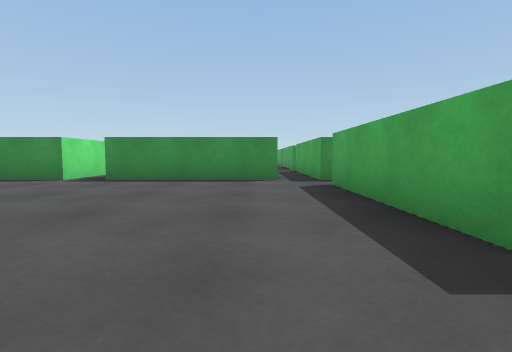
view 1 (above)

24 first-person views from a walk through a 3-D level made in the Unity game engine. The camera is 0.55 m above the floor, tilts 4° down and sees 85° across. The floor is counted in squares, 1 m on a side. Each view is taken from the middle of a square. On the plan, view 1 faces up. The plan holds only what a view shows up to about 9 squares ahead; the rest is blank. The place goes on beyond the plan. The player is left out.

view 2
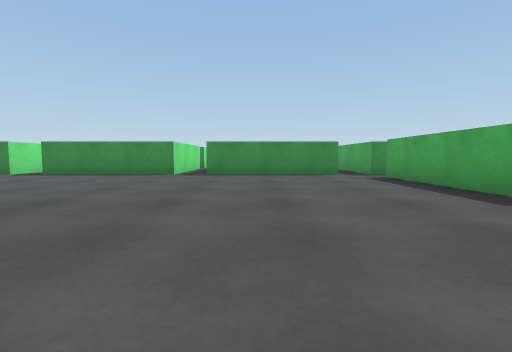

view 3
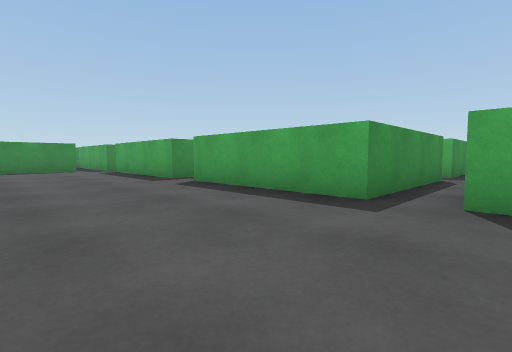

view 4
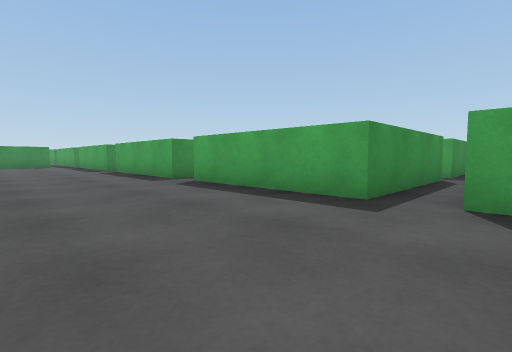

view 5
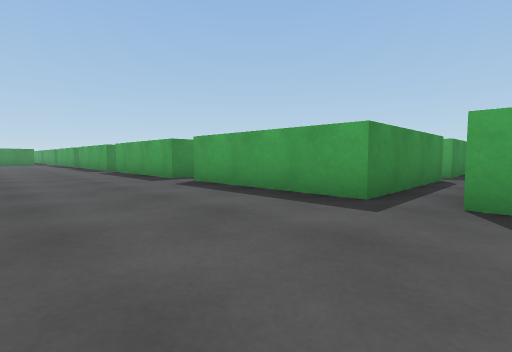

view 6
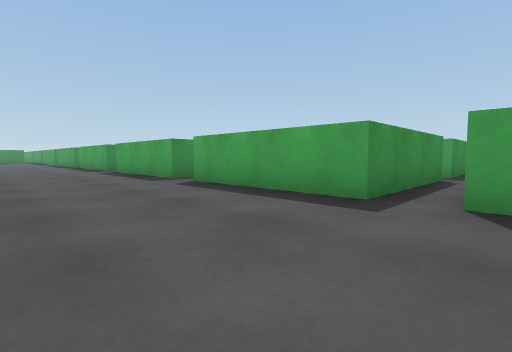

view 7
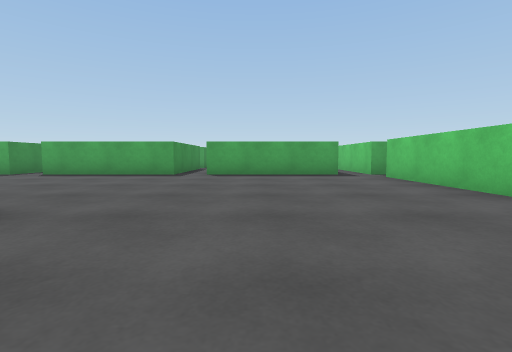

view 8
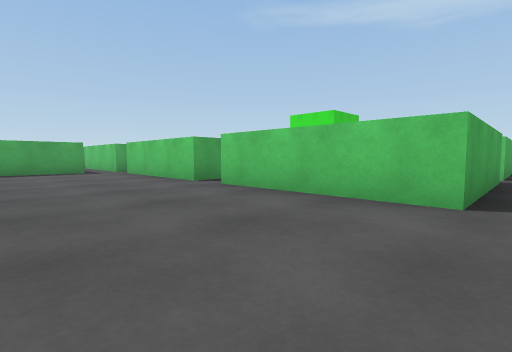

view 9
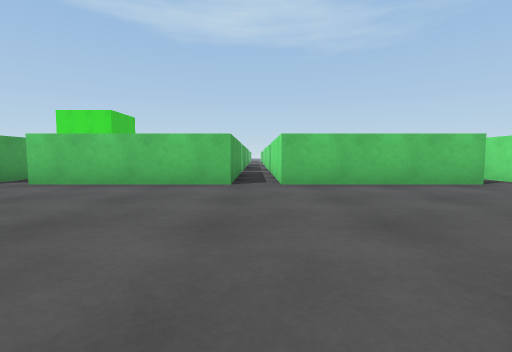

view 10
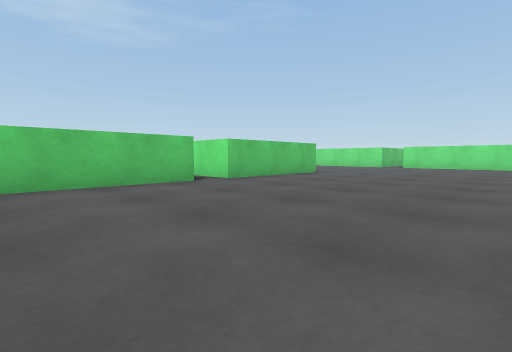

view 11
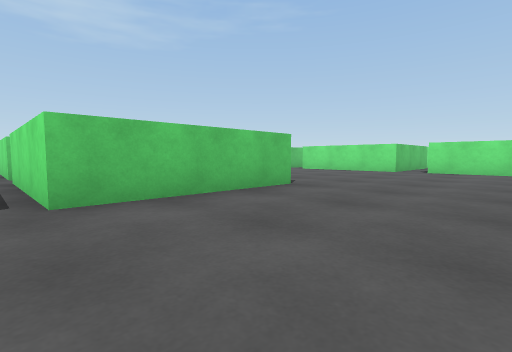

view 12
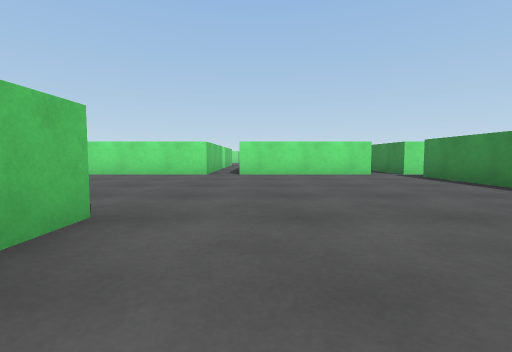

view 13
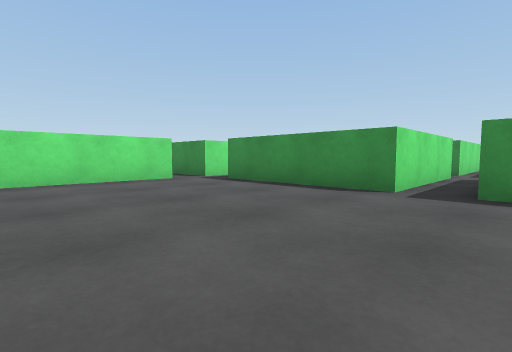

view 14
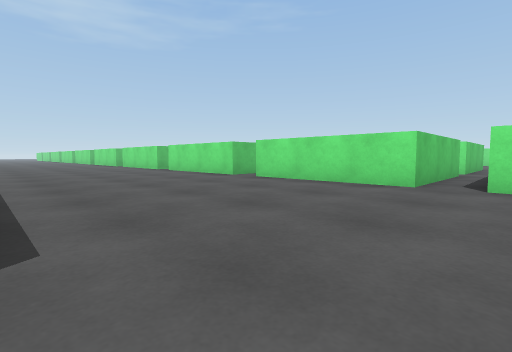

view 15
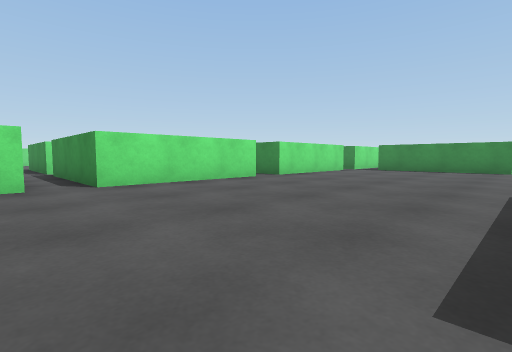

view 16
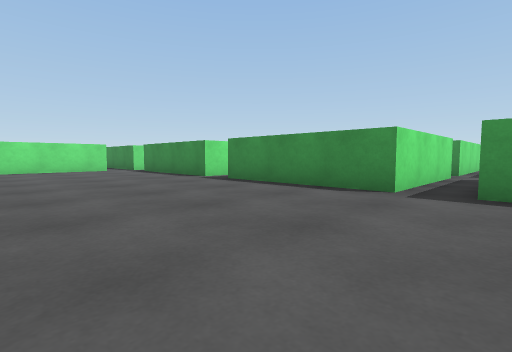

view 17
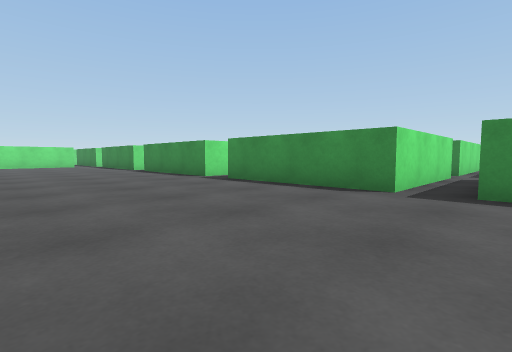

view 18
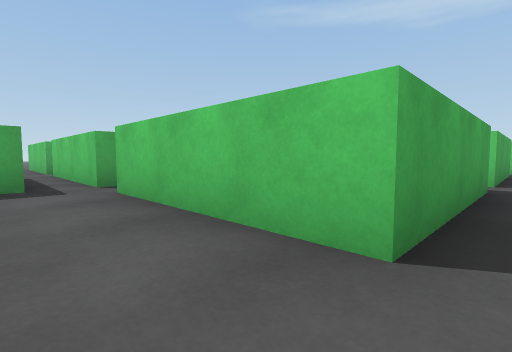

view 19
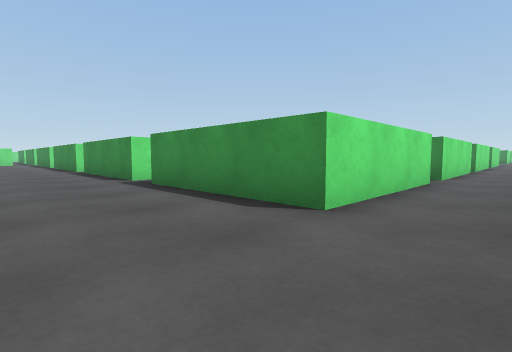

view 20
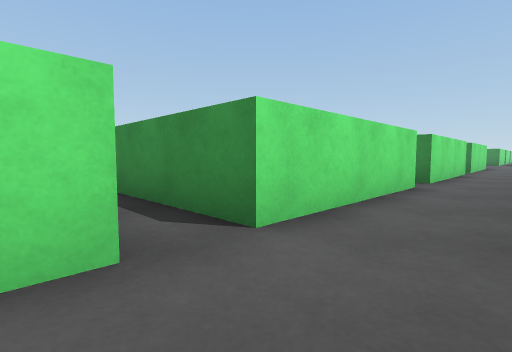

view 21
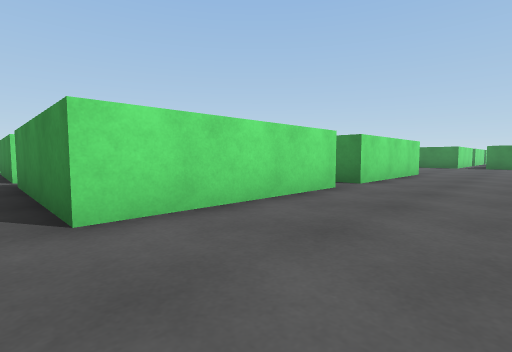

view 22
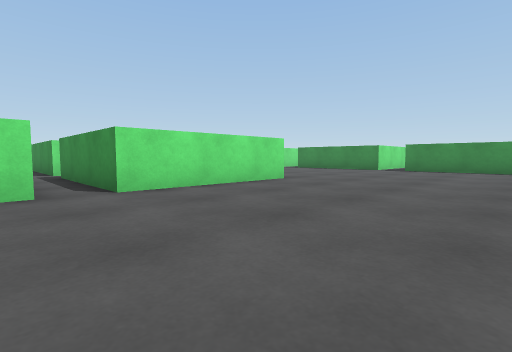

view 23
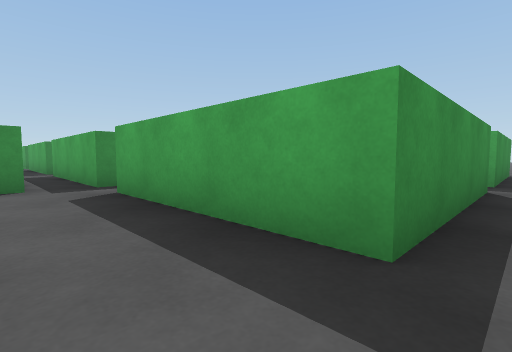

view 24
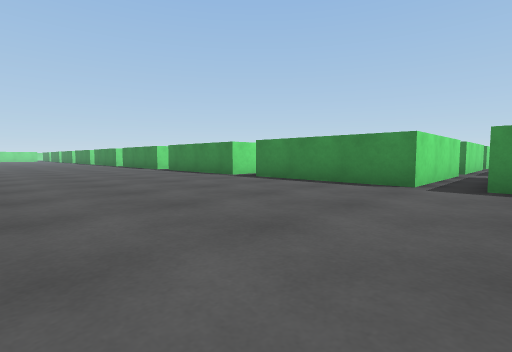

### Floor plan
Points are (right, up) in squares from view 1. A wall is a line through its corners. A room is listed if a view was taken in it or the views show most of it. See-through windows are left out.
Room 1 (views 1, 2, 3, 4, 5, 6, 7, 8, 9, 10, 11, 12, 13, 14, 15, 16, 17, 18, 19, 20, 21, 22, 23, 24)
walls: (-9.5, -14.5) (-9.5, -18.5) (-13.5, -18.5); (-4.5, -14.4) (-4.5, -18.5) (-8.5, -18.5); (-14.5, -14.5) (-14.5, -18.5) (-18.5, -18.5); (-4.5, -9.4) (-4.5, -13.5); (-8.5, -24.5) (-4.5, -24.5); (-19.5, -14.5) (-19.5, -18.5) (-23.5, -18.5); (-13.6, -24.5) (-9.5, -24.5); (-3.5, -24.5) (0.5, -24.5); (-4.5, -4.4) (-4.5, -8.5); (-18.5, -24.5) (-14.5, -24.5); (1.5, -23.6) (1.5, -19.5); (1.5, -24.5) (5.5, -24.5); (5.6, -13.5) (1.5, -13.5) (1.5, -9.5); (5.6, -18.5) (1.5, -18.5) (1.5, -14.5); (-24.5, -17.6) (-24.5, -18.5); (5.6, -8.5) (1.5, -8.5) (1.5, -4.5); (-24.5, -19.4) (-24.5, -23.5); (-4.5, 0.5) (-4.5, -3.5); (-24.5, -24.5) (-24.5, -28.5); (5.6, -3.5) (1.5, -3.5) (1.5, 0.5); (-24.5, -29.5) (-24.5, -30.4); (5.5, 1.5) (1.5, 1.5) (1.5, 5.5); (-9.5, 7.4) (-9.5, 6.5) (-10.4, 6.5); (0.6, 6.5) (-3.5, 6.5); (2, 6.5) (1.5, 6.5) (1.5, 10.5); (-4.5, 10.5) (-4.5, 6.5) (-8.5, 6.5)
ways out: opening at (-25, -29); opening at (-25, -24); opening at (-25, -19); opening at (-19, -15); opening at (-14, -24); opening at (-14, -15); opening at (-9, -24); opening at (-9, -15); opening at (-9, 1); opening at (-4, -24); opening at (-4, -14); opening at (-4, -9); opening at (-4, -4); opening at (-4, 10); opening at (1, -24); opening at (1, 10); opening at (5, -24); opening at (5, -19); opening at (5, -14); opening at (5, -9); opening at (5, -4); opening at (5, 1)

Where each view was taken, in squares from view 1:
view 1: 0 up, 0 right, facing up
view 2: 2 down, 2 left, facing up
view 3: 5 down, 2 left, facing up-right
view 4: 10 down, 2 left, facing up-right
view 5: 15 down, 2 left, facing up-right
view 6: 20 down, 2 left, facing up-right
view 7: 21 down, 7 left, facing right
view 8: 21 down, 9 left, facing down-right
view 9: 19 down, 9 left, facing down
view 10: 19 down, 10 left, facing down-left
view 11: 21 down, 14 left, facing down-left
view 12: 23 down, 16 left, facing left
view 13: 23 down, 18 left, facing up-left
view 14: 23 down, 19 left, facing down-left
view 15: 30 down, 19 left, facing up-left
view 16: 23 down, 13 left, facing up-left
view 17: 23 down, 8 left, facing up-left
view 18: 23 down, 4 left, facing down-right
view 19: 21 down, 3 left, facing up-left
view 20: 15 down, 3 left, facing up-left
view 21: 9 down, 2 left, facing up-left
view 22: 5 down, 0 right, facing up-left
view 23: 1 up, 0 right, facing up-right
view 24: 1 up, 3 left, facing up-left
